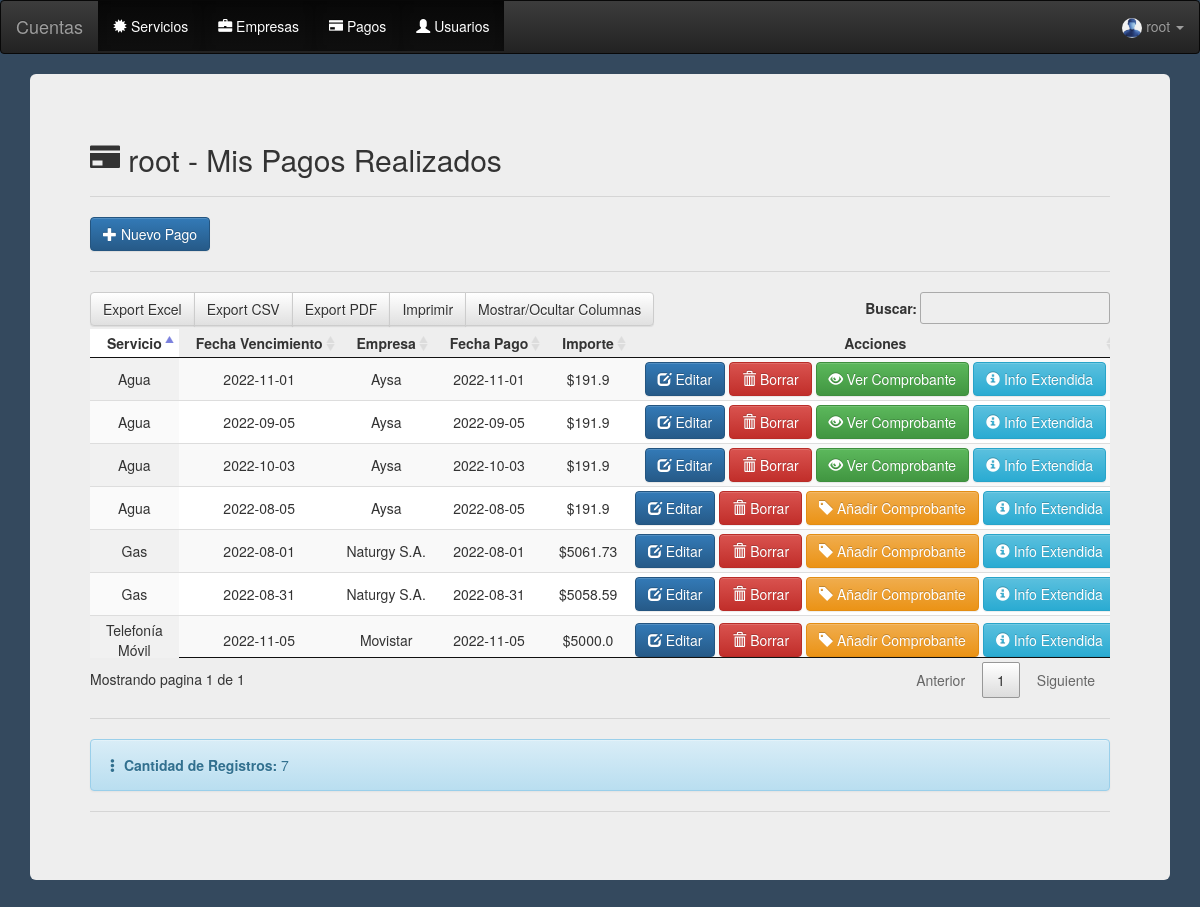
Page /pagos/1 (signed in) on the committed database.
### app/models.py (models this page shows)
class User(db.Model, UserMixin):
	id = db.Column(db.Integer, primary_key=True)
	name = db.Column(db.String(150))
	user = db.Column(db.String(150))
	email = db.Column(db.String(150), unique=True)
	password = db.Column(db.String(150))
	avatar = db.Column(db.String(200))
	role = db.Column(db.Integer)

class Pagos(db.Model):
	id = db.Column(db.Integer, primary_key=True, unique=True)
	servicio = db.Column(db.String(200))
	fecha_venc = db.Column(db.String(15))
	empresa = db.Column(db.String(200))
	fecha_pago = db.Column(db.String(15))
	importe = db.Column(db.Float)
	comprobante = db.Column(db.String(200))
	id_user = db.Column(db.Integer)

### app/views.py (the view)
@views.route('/pagos/<int:id>')
@login_required
def pagos(id):
	pays = Pagos.query.filter_by(id_user=id)
	count = Pagos.query.filter_by(id_user=id).count()
	return render_template('payments.html', pays=pays, count=count, user=current_user)

### app/__init__.py (called while the page is built)
def create_app():
	app = Flask(__name__)
	app.config['SECRET_KEY'] = 'cuentas'
	app.config['SQLALCHEMY_TRACK_MODIFICATIONS'] = True
	app.config['SQLALCHEMY_DATABASE_URI'] = f'sqlite:///{DB_NAME}'
	db.init_app(app)
	from .views import views
	from .auth import auth
	app.register_blueprint(views, url_prefix='/')
	app.register_blueprint(auth, url_prefix='/')
	from .models import User, Servicios, Empresas, Pagos
	create_database(app)
	login_manager = LoginManager()
	login_manager.login_view = 'auth.login'
	login_manager.init_app(app)
	@login_manager.user_loader
	def load_user(id):
		return User.query.get(int(id))
	return app

### app/templates/payments.html (shortened to what this page needs)
{% extends "index.html" %}
{% block content %}
  <div class="container-fluid">
    <div class="jumbotron">
      <h2><span class="glyphicon glyphicon-credit-card" aria-hidden="true"></span> {{ user.name }} - Mis Pagos Realizados</h2><hr>
      <a href="/agregar_pago/{{ user.id }}"><button type="button" class="btn btn-primary"><span class="glyphicon glyphicon-plus" aria-hidden="true"></span> Nuevo Pago</button></a><hr>
  <table class="display compact" style="width:100%" id="paymentTable">
    <thead>
      <tr>
        <th class='text-nowrap text-center'>Servicio</th>
        <th class='text-nowrap text-center'>Fecha Vencimiento</th>
        <th class='text-nowrap text-center'>Empresa</th>
        <th class='text-nowrap text-center'>Fecha Pago</th>
        <th class='text-nowrap text-center'>Importe</th>
        <th class='text-nowrap text-center'>Acciones</th>
      </tr>
    </thead>
    <tbody>
      {% for pay in pays %}
        <tr>
          <td align="center">{{ pay.servicio }}</td>
          <td align="center">{{ pay.fecha_venc }}</td>
          <td align="center">{{ pay.empresa }}</td>
          <td align="center">{{ pay.fecha_pago }}</td>
          <td align="center">${{ pay.importe }}</td>
          <td class='text-nowrap' align="center">
              <a href="/update_payment/{{ pay.id }}" class="btn btn-primary "><span class="glyphicon glyphicon-edit" aria-hidden="true"></span> Editar</a>
              <a href="/delete_payment/{{ pay.id }}" class="btn btn-danger"><span class="glyphicon glyphicon-trash" aria-hidden="true"></span> Borrar</a>
              {% if pay.comprobante is none %}
              <a href="/add_ticket/{{ pay.id }}" class="btn btn-warning"><span class="glyphicon glyphicon-tag" aria-hidden="true"></span> Añadir Comprobante</a>
              {% else %}
              <a href="/open_ticket/{{ pay.comprobante }}" class="btn btn-success" target="_blank"><span class="glyphicon glyphicon-eye-open" aria-hidden="true"></span> Ver Comprobante</a>
              {% endif %}
              <a href="/info_extended/{{ pay.id }}" class="btn btn-info"><span class="glyphicon glyphicon-info-sign" aria-hidden="true"></span> Info Extendida</a>
          </td>
        </tr>
      {% endfor %}
    </tbody>
  </table><hr>
  <div class="alert alert-info"><span class="glyphicon glyphicon-option-vertical" aria-hidden="true"></span> <strong>Cantidad de Registros:</strong> {{ count }} </div><hr>
</div>
</div>
{% endblock %}

### app/templates/index.html (shortened to what this page needs)
<!DOCTYPE html>
<html lang="es">
<head>
    <link rel="stylesheet" href="{{ url_for('static', filename='skeleton/css/bootstrap.min.css') }}" >
    <link rel="stylesheet" href="{{ url_for('static', filename='skeleton/css/bootstrap-theme.css') }}" >
    <link rel="stylesheet" href="{{ url_for('static', filename='skeleton/css/bootstrap-theme.min.css') }}" >
    <link rel="stylesheet" href="{{ url_for('static', filename='skeleton/css/scrolling-nav.css') }}" >
    <link rel="stylesheet" href="{{ url_for('static', filename='skeleton/css/index.css') }}" >
    <link rel="stylesheet" href="{{ url_for('static', filename='skeleton/Chart.js/Chart.min.css') }}" >
    <link rel="stylesheet" href="{{ url_for('static', filename='skeleton/Chart.js/Chart.css') }}" >
    <link rel="stylesheet" href="{{ url_for('static', filename='skeleton/css/jquery.dataTables.min.css') }}" >
    <link rel="stylesheet" href="{{ url_for('static', filename='skeleton/dataTables/buttons.dataTables.min.css') }}" >
    <link rel="stylesheet" href="{{ url_for('static', filename='skeleton/css/buttons.dataTables.min.css') }}" >
    <link rel="stylesheet" href="{{ url_for('static', filename='skeleton/css/buttons.bootstrap.min.css') }}" >
    <link rel="stylesheet" href="{{ url_for('static', filename='skeleton/css/jquery.dataTables-1.11.5.min.css') }}" >
    <link rel="stylesheet" href="{{ url_for('static', filename='skeleton/dataTables/fixedColumns.dataTables.min.css') }}" >
</head>
<body style="background-color: #34495e;" onload="nobackbutton();">
<nav class="navbar navbar-inverse">
  <div class="container-fluid">
    <div class="navbar-header">
      {% if user.is_authenticated %}
        <a class="navbar-brand" href="/main">Cuentas</a>
      {% else %}
        <a class="navbar-brand" href="/">Cuentas</a>
      {% endif %}
    </div>
    <ul class="nav navbar-nav">
      {% if user.is_authenticated %}
      <li class="active"><a href="/servicios"><span class="glyphicon glyphicon-certificate" aria-hidden="true"></span> Servicios</a></li>
      <li class="active"><a href="/empresas"><span class="glyphicon glyphicon-briefcase" aria-hidden="true"></span> Empresas</a></li>
      <li class="active"><a href="/pagos/{{ user.id }}"><span class="glyphicon glyphicon-credit-card" aria-hidden="true"></span> Pagos</a></li>
      {% if user.name == "root" %}
      <li class="active"><a href="/usuarios"><span class="glyphicon glyphicon-user" aria-hidden="true"></span> Usuarios</a></li>
      {% endif %}
    </ul>
    <ul class="nav navbar-nav navbar-right">
      <li class="dropdown">
        <a class="dropdown-toggle" data-toggle="dropdown" href="#"><img src="static/uploads/{{ user.avatar }}" alt="user" class="avatar"> {{ user.name }}
        <span class="caret"></span></a>
      </li>
    </ul>
      {% else %}
      <li><a href="/sign-up"><span class="glyphicon glyphicon-user"></span> Registrarse</a></li>
      <li><a href="/login"><span class="glyphicon glyphicon-log-in"></span> Ingresar</a></li>
      <li><a href="/password"><span class="glyphicon glyphicon-exclamation-sign"></span> Olvidé mi Password</a></li>
      {% endif %}
  </div>
</nav>
<div class="container-fluid">
  {% block content %}{% endblock %}
</div>
</body>
</html>

### app/static/skeleton/css/index.css (style rules this page uses)
.avatar { vertical-align: middle; horizontal-align: right; width: 20px; height: 20px; border-radius: 60%; }

### rows in the picture
User: avatar (picture), name "root"
Pagos: servicio "Agua", fecha_venc "2022-11-01", empresa "Aysa", fecha_pago "2022-11-01", importe "191.9"
Pagos: servicio "Agua", fecha_venc "2022-09-05", empresa "Aysa", fecha_pago "2022-09-05", importe "191.9"
Pagos: servicio "Agua", fecha_venc "2022-10-03", empresa "Aysa", fecha_pago "2022-10-03", importe "191.9"
Pagos: servicio "Gas", fecha_venc "2022-08-01", empresa "Naturgy S.A.", fecha_pago "2022-08-01", importe "5061.73"
Pagos: servicio "Gas", fecha_venc "2022-08-31", empresa "Naturgy S.A.", fecha_pago "2022-08-31", importe "5058.59"
Pagos: servicio "Agua", fecha_venc "2022-08-05", empresa "Aysa", fecha_pago "2022-08-05", importe "191.9"
Pagos: servicio "Telefonía Móvil", fecha_venc "2022-11-05", empresa "Movistar", fecha_pago "2022-11-05", importe "5000.0"

### other values in the picture
{{ count }} "7"
